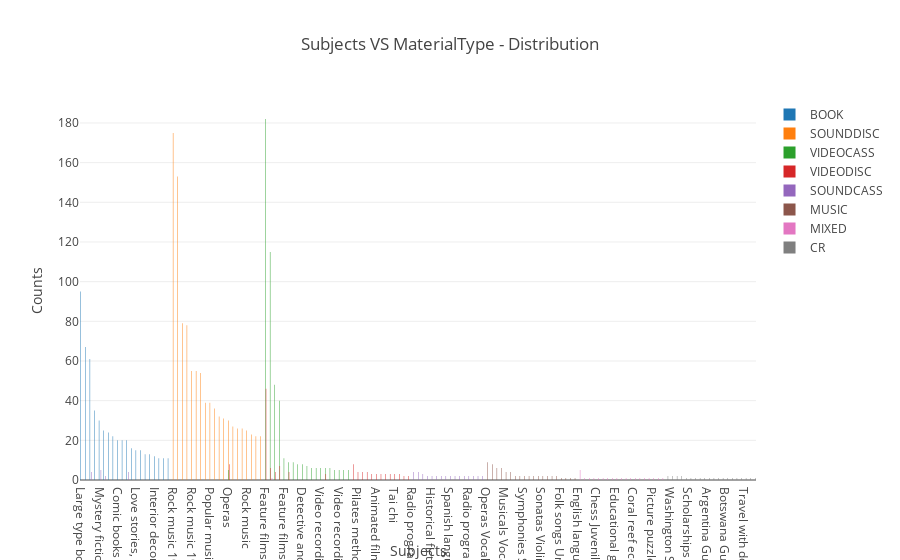

The notebook cell saved with this chart:
### Code cell
categorical_feature_distribution('Subjects','MaterialType', 20)

### Figure 1 — Plotly figure (JSON) as saved in the notebook; plotly's stock layout.template omitted (floating-point values rounded to 4 significant figures)
{"data": [{"name": "BOOK", "type": "bar", "uid": "8308cda8-83a3-11e9-93f6-303a647ae7c5", "x": ["Large type books", "Fantasy fiction", "Science fiction", "Love stories", "Mystery fiction", "Mystery and detective stories", "Fairy tales", "Dogs Fiction", "Comic books strips etc, Graphic novels", "Love stories, Historical fiction", "Fantasy", "Cookery", "Love stories, Large type books", "Short stories", "Western stories", "Science fiction American", "Interior decoration", "Large type books, Western stories", "Fantasy Fiction", "Cats Fiction"], "y": [95, 67, 61, 35, 30, 25, 24, 22, 20, 20, 20, 16, 15, 15, 13, 13, 12, 11, 11, 11]}, {"name": "SOUNDDISC", "type": "bar", "uid": "8308cda9-83a3-11e9-93f6-303a647ae7c5", "x": ["Rock music 1991 2000", "Rock music 2001 2010", "Popular music 2001 2010", "Popular music 1991 2000", "Rock music 1971 1980", "Rock music 1981 1990", "Rock music 1961 1970", "Country music 1991 2000", "Popular music 2001 2010, Rock music 2001 2010", "Rap Music", "Motion picture music", "Rap Music, Popular music 1991 2000", "Operas", "Country music 2001 2010", "Rock music 1991 2000, Popular music 1991 2000", "Symphonies", "Rock music", "Reggae music", "Popular music 1971 1980", "Popular music 1961 1970"], "y": [175, 153, 79, 78, 55, 55, 54, 39, 39, 36, 32, 31, 30, 27, 26, 26, 25, 23, 22, 22]}, {"name": "VIDEOCASS", "type": "bar", "uid": "8308cdaa-83a3-11e9-93f6-303a647ae7c5", "x": ["Feature films", "Video recordings for the hearing impaired, Feature films", "Video recordings for the hearing impaired, Feature films, Comedy films", "Feature films, Comedy films", "Feature films, Musical films", "Video recordings for the hearing impaired, Feature films, Musical films", "Animated films, Video recordings for the hearing impaired, Childrens films", "Video recordings for the hearing impaired, Comedy films", "Detective and mystery films, Video recordings for the hearing impaired, Feature films", "Comedy films", "Animated films, Video recordings for the hearing impaired, Feature films, Childrens films", "Video recordings for the hearing impaired, Television comedies Great Britain", "Video recordings for the hearing impaired, Feature films, Science fiction films", "Western films, Video recordings for the hearing impaired, Feature films", "Animated films, Childrens films", "Western films, Feature films", "Video recordings for the hearing impaired, Musical films, Comedy films", "Video recordings for the hearing impaired, Feature films, Musical films, Comedy films", "Spy television programs Great Britain", "Operas"], "y": [182, 115, 48, 40, 11, 9, 9, 8, 8, 7, 6, 6, 6, 6, 6, 5, 5, 5, 5, 5]}, {"name": "VIDEODISC", "type": "bar", "uid": "8308cdab-83a3-11e9-93f6-303a647ae7c5", "x": ["Feature films", "Popular music China Hong Kong", "Operas", "Feature films, Comedy films", "Video recordings for the hearing impaired, Feature films", "Video recordings for the hearing impaired, Feature films, Comedy films", "Pilates method", "Legends Japan, Time travel Drama, Anime Japan", "Video recordings for the hearing impaired, Feature films, Musical films", "Feature films, Video recordings for the hearing impaired", "Yoga Hatha", "Animated films, Historical films, Feature films, China History Three kingdoms 220 265 Drama", "Video recordings for the hearing impaired, Childrens films, Childrens songs Juvenile films", "Morse Inspector Fictitious character Drama, Police England Oxford Drama, Detective and mystery television programs Great Britain", "Popular music China Hong Kong 2001 2010", "Tai chi", "Horror films, Video recordings for the hearing impaired, Feature films", "Western films, Video recordings for the hearing impaired, Feature films", "Operas Chinese", "Adventure films, Feature films"], "y": [46, 8, 8, 7, 6, 4, 4, 4, 4, 4, 3, 3, 3, 3, 3, 3, 3, 3, 2, 2]}, {"name": "SOUNDCASS", "type": "bar", "uid": "8308cdac-83a3-11e9-93f6-303a647ae7c5", "x": ["Mystery fiction", "Fantasy", "Radio programs, Comedy programs", "American wit and humor", "Science fiction", "Fantasy fiction, Science fiction", "English language Textbooks for foreign speakers, English language Conversation and phrase books", "Historical fiction, Geishas Japan Fiction, Japan History 20th century Fiction", "Spanish language Sound recordings for English speakers, Spanish language Juvenile sound recordings", "Humorous stories, Brothers and sisters Fiction, Orphans Fiction", "Mystery fiction, Oxford England Fiction, Wimsey Peter Lord Fictitious character Fiction, Vane Harriet Fictitious character Fiction, Private investigators England Oxford Fiction, Women detectives England Oxford Fiction", "Spanish language Sound recordings for English speakers", "Mystery fiction, New York N Y Fiction, Barrington Stone Fictitious character Fiction, Private investigators New York State New York Fiction", "Detective and mystery stories English", "Carlyle Carlotta Fictitious character Fiction, Women detectives Massachusetts Boston Fiction", "Radio programs, Los Angeles Calif Fiction, Private investigators California Los Angeles Fiction, Nile Harry Fictitious character Fiction", "Mystery fiction, Boston Mass Fiction, Private investigators Massachusetts Boston Fiction, Spenser Fictitious character Fiction", "English language Sound recordings for Chinese speakers", "Mystery and detective stories", "Folklore, Fairy tales"], "y": [5, 4, 4, 4, 4, 3, 2, 2, 2, 2, 2, 2, 2, 2, 2, 2, 2, 2, 2, 2]}, {"name": "MUSIC", "type": "bar", "uid": "8308cdad-83a3-11e9-93f6-303a647ae7c5", "x": ["Operas Vocal scores with piano", "Musicals Excerpts Vocal scores with piano", "Piano music", "Sonatas Piano", "Musicals Vocal scores with piano", "Popular music", "Piano Studies and exercises", "Popular music 1981 1990", "Symphonies Scores", "Piano Methods", "Popular music, Rock music", "Guitar music Arranged", "Sonatas Violin and piano Scores and parts", "Mandolin music Arranged", "Guitar Methods Self instruction", "Guitar Methods", "Folk songs United States, Guitar Methods", "Electronic keyboard Synthesizer Methods Juvenile", "Faust approximately 1540 Drama, Operas Vocal scores with piano", "Harmonica Methods Self instruction"], "y": [9, 8, 6, 6, 4, 4, 2, 2, 2, 2, 2, 2, 2, 2, 2, 2, 1, 1, 1, 1]}, {"name": "MIXED", "type": "bar", "uid": "8308cdae-83a3-11e9-93f6-303a647ae7c5", "x": ["English language Study and teaching Foreign speakers, English language Self instruction", "Basketball for children Juvenile software, Basketball for children Interactive multimedia", "Aleatory music, Piano music", "Cameras Interactive multimedia, Photography Interactive multimedia", "Chess Juvenile software, Chess Interactive multimedia", "Educational games Interactive multimedia, Educational games Juvenile software, Nutrition Juvenile software, Food Juvenile software, Digestion Juvenile software, Nutrition Interactive multimedia, Food Interactive multimedia, Digestion Interactive multimedia", "Microsoft Word, Word processing, IBM Personal Computer Software", "Interactive multimedia, Archaeology Methodology Interactive multimedia", "Educational games, Computer adventure games, Problem solving Interactive multimedia, Problem solving Juvenile software, Libraries Juvenile software, Libraries Interactive multimedia", "Holocaust Jewish 1939 1945 Software", "Atlases Software", "Human anatomy Interactive multimedia", "Video recordings for the hearing impaired, Feature films", "Coral reef ecology Interactive multimedia, Coral reef biology Interactive multimedia, Coral reef animals Interactive multimedia, Coral reef plants Interactive multimedia", "Geography, National geographic", "Educational games Interactive multimedia, Reading Phonetic method Juvenile software, Educational games Juvenile software, Reading Phonetic method Interactive multimedia, Reading Elementary Interactive multimedia, Reading Elementary Juvenile software, Vocabulary Juvenile software, Vocabulary Interactive multimedia, Reading Early childhood Juvenile software, Reading Early childhood Interactive multimedia, Curious George Fictitious character Juvenile software, Curious George Fictitious character Interactive multimedia", "Solar system Juvenile software, Mars Planet Juvenile software, Mars Planet Interactive multimedia, Solar system Interactive multimedia", "Picture puzzles Software, Picture puzzles Juvenile software, Picture puzzles Interactive multimedia", "Vocabulary Interactive multimedia", "Leonardo da Vinci 1452 1519 Interactive multimedia, Inventions History Interactive multimedia"], "y": [5, 1, 1, 1, 1, 1, 1, 1, 1, 1, 1, 1, 1, 1, 1, 1, 1, 1, 1, 1]}, {"name": "CR", "type": "bar", "uid": "8308cdaf-83a3-11e9-93f6-303a647ae7c5", "x": ["Italy Guidebooks", "Washington State Guidebooks", "Australia Guidebooks", "Germany Guidebooks", "Ireland Guidebooks", "Scholarships United States Periodicals, National Merit Scholarship Qualifying Test Periodicals", "London England Guidebooks", "Interior decoration Periodicals, House furnishings Periodicals", "Diagnosis Periodicals, Therapeutics Periodicals", "Argentina Guidebooks", "Christmas decorations, Christmas cooking, Handicraft, Gifts", "Income tax Law and legislation United States", "Building Estimates Periodicals, Building materials Costs Estimates Periodicals, Building trades Employees Salaries etc Estimates Periodicals, Labor time Estimates Periodicals, Building Equipment and supplies Costs Estimates Periodicals, Construction industry Costs Estimates Periodicals", "Botswana Guidebooks", "Stienstra Tom Travel West U S, Outdoor recreation West U S, West U S Description and travel", "Universities and colleges Directories, Universities and colleges United States Directories, Universities and colleges Canada Directories", "Tuscany Italy Guidebooks, Umbria Italy Guidebooks", "Travel with dogs Washington State Seattle Region Guidebooks, Parks for dogs Washington State Seattle Region Guidebooks, Hiking with dogs Washington State Seattle Region Guidebooks, Hotels Pet accommodations Washington State Seattle Region Guidebooks, Seattle Region Wash Guidebooks", "Europe Guidebooks", "Sports records Periodicals, Sports History Periodicals"], "y": [2, 2, 2, 2, 1, 1, 1, 1, 1, 1, 1, 1, 1, 1, 1, 1, 1, 1, 1, 1]}], "layout": {"barmode": "group", "title": "Subjects VS MaterialType - Distribution ", "xaxis": {"title": "Subjects"}, "yaxis": {"title": "Counts"}}}
